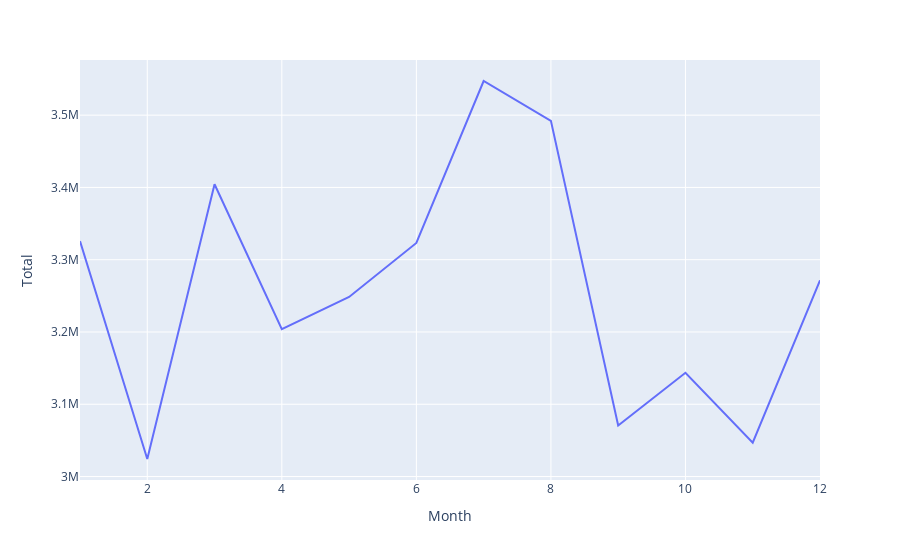

Notebook cell for this chart:
### Code cell
month_df = month_df.sort_values(by="Month")
fig2=px.line(month_df, x="Month", y="Total")
fig2.show()

### Figure 1 — Plotly figure (JSON) as saved in the notebook; plotly's stock layout.template omitted (floating-point values rounded to 4 significant figures)
{"data": [{"hovertemplate": "Month=%{x}<br>Total=%{y}<extra></extra>", "legendgroup": "", "line": {"color": "#636efa", "dash": "solid"}, "marker": {"symbol": "circle"}, "mode": "lines", "name": "", "orientation": "v", "showlegend": false, "type": "scatter", "x": [1, 2, 3, 4, 5, 6, 7, 8, 9, 10, 11, 12], "xaxis": "x", "y": [3325704, 3024266, 3404411, 3203991, 3248529, 3323150, 3547269, 3492106, 3070679, 3143503, 3046924, 3271469], "yaxis": "y"}], "layout": {"legend": {"tracegroupgap": 0}, "margin": {"t": 60}, "xaxis": {"anchor": "y", "domain": [0, 1], "title": {"text": "Month"}}, "yaxis": {"anchor": "x", "domain": [0, 1], "title": {"text": "Total"}}}}
